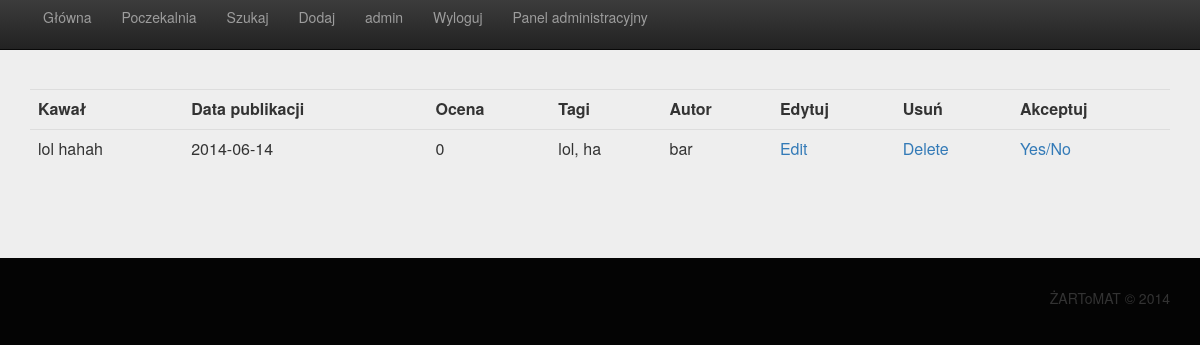
Before: /wait (signed in) with the older database file.
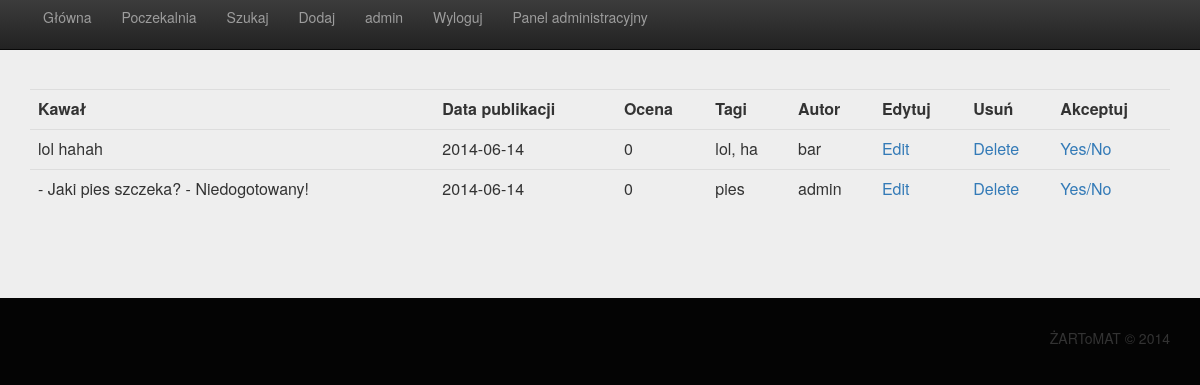
After: the same page with the newer database file.
### zartomat/models.py (models this page shows)
class Joke(models.Model):
    joke_text = models.CharField('joke_text', max_length=1000)
    published_date = models.DateTimeField('date_published')
    accepted = models.BooleanField('accepted')
    rate = models.IntegerField('rate')
    number_of_grades = models.IntegerField('number_of_grades')
    tags = models.CharField('tags', max_length=100)
    author = models.CharField('author', max_length=50)

### zartomat/views.py (the view)
# urls.py: url(r'^wait[/]?$', wait),
def wait(request):
    jokes = Joke.objects.all()
    for joke in jokes:
        joke.published_date = date.isoformat(joke.published_date)
    if  isinstance(request.user,AnonymousUser):
        return render_to_response('wait.html', {
                                        'state': '0',
                                        "title" : 'Poczekalnia',
                                        'accepted': 0,
                                        'user' : "",
                                        'jokes' : jokes
                                            }, context_instance=RequestContext(request))
    else:
        return render_to_response('wait.html', {
                                        'state': '1',
                                        'title': 'Poczeklania',
                                        'accepted': 0,
                                        'user' : request.user.get_username(),
                                        'jokes': jokes
                                            }, context_instance=RequestContext(request))

### joke/templates/wait.html (shortened to what this page needs)
{% extends "base.html" %}

### joke/templates/base.html (shortened to what this page needs)
<html>
<head>
<link rel="stylesheet" href="//netdna.bootstrapcdn.com/bootstrap/3.1.1/css/bootstrap.min.css">
<link rel="stylesheet" href="//netdna.bootstrapcdn.com/bootstrap/3.1.1/css/bootstrap-theme.min.css">
{% load staticfiles %}
<link href="{% static "style.css" %}" rel="stylesheet" >
<div class="navbar navbar-inverse navbar-fixed-top" >
    <div class="container">
        <div class="navbar-header">
    <a href="/home" class="btn btn-link">Główna</a>    <a href="/wait" class="btn btn-link">Poczekalnia</a>   <a href="/search" class="btn btn-link">Szukaj</a>
    {% if state == '0' %}
    <a  class="btn btn-link" href="/login" > Zaloguj</a> <a  class="btn btn-link" href="/register">Rejestracja</a>[foo,foo or admin,admin or bar,bar]
    {% else %}
    <a class="btn btn-link" href="/addjoke">Dodaj</a>    <a class="btn btn-link" href="/profile">{{user}}</a> <a class="btn btn-link"  href="/logout">Wyloguj</a>
        {% if user == 'admin' %}
        <a class="btn btn-link" href="/admin">Panel administracyjny</a>
        {% endif %}
    {% endif %}
</div>
        </div>
</div>
</head>
<body>
<div class="jumbotron">
      <div class="container">
{% block content %}
<table class = "table">
    <tbody>
    <tr>
        <td><b>Kawał</b></td>
        <td><b>Data publikacji</b></td>
        <td><b>Ocena</b></td>
        <td><b>Tagi</b></td>
        <td><b>Autor</b></td>
        <td><b>Edytuj</b></td>
        <td><b>Usuń</b></td>
        <td><b>Akceptuj</b></td>
    </tr>
    {% for joke in jokes %}
        {% if joke.accepted == accepted %}
            <tr>
                <td>{{ joke.joke_text }}</td>
                <td>{{ joke.published_date  }}</td>
                <td>{{ joke.rate }}</td>
                <td>{{ joke.tags }}</td>
                <td>{{ joke.author }}</td>
                {% if joke.author == user or user == 'admin'  %}
                    <td><a href="{% url "joke_edit" joke.id %}">Edit</a></td>
                    <td><a href="{% url "joke_delete" joke.id %}">Delete</a></td>
                    {% if user == 'admin' %}
                        <td><a href="{% url "joke_accept" joke.id %}">Yes/No</a></td>
                    {% endif %}
                {% else %}
                    <td></td>
                    <td></td>
                {% endif %}
            </tr>
        {% endif %}
    {% endfor %}
    </tbody>
</table>{% endblock %}
{% block footer %}
<hr>
{% endblock %}
</div>
    </div>
<div class="container">
    <p class="text-right" class="lead">ŻARToMAT &copy 2014</p>
</div>
</body>
</html>

### zartomat/static/style.css (style rules this page uses)
body { background: #040404 ; }

Changed rows visible on the page:
added Joke: joke_text "- Jaki pies szczeka? - Niedogotowany!", published_date "2014-06-14", rate "0", tags "pies", author "admin", shows "Edit", shows "Yes/No"
